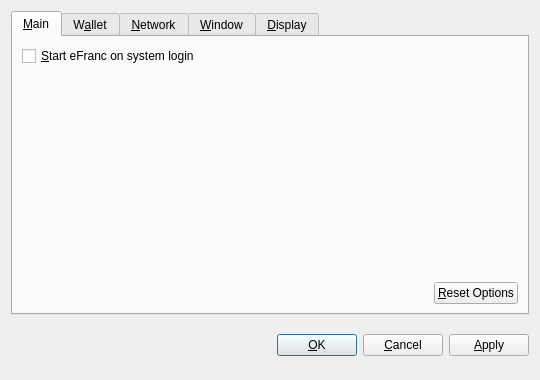
<?xml version="1.0" encoding="UTF-8"?>
<ui version="4.0">
 <class>OptionsDialog</class>
 <widget class="QDialog" name="OptionsDialog">
  <property name="geometry">
   <rect>
    <x>0</x>
    <y>0</y>
    <width>540</width>
    <height>380</height>
   </rect>
  </property>
  <property name="windowTitle">
   <string>Options</string>
  </property>
  <property name="modal">
   <bool>true</bool>
  </property>
  <layout class="QVBoxLayout" name="verticalLayout">
   <item>
    <widget class="QTabWidget" name="tabWidget">
     <property name="tabPosition">
      <enum>QTabWidget::North</enum>
     </property>
     <property name="currentIndex">
      <number>0</number>
     </property>
     <widget class="QWidget" name="tabMain">
      <attribute name="title">
       <string>&amp;Main</string>
      </attribute>
      <layout class="QVBoxLayout" name="verticalLayout_Main">
       <item>
        <widget class="QCheckBox" name="bitcoinAtStartup">
         <property name="toolTip">
          <string>Automatically start eFranc after logging in to the system.</string>
         </property>
         <property name="text">
          <string>&amp;Start eFranc on system login</string>
         </property>
        </widget>
       </item>
       <item>
        <spacer name="verticalSpacer_Main">
         <property name="orientation">
          <enum>Qt::Vertical</enum>
         </property>
         <property name="sizeHint" stdset="0">
          <size>
           <width>20</width>
           <height>40</height>
          </size>
         </property>
        </spacer>
       </item>
       <item>
        <layout class="QHBoxLayout" name="horizontalLayout_2_Main">
         <item>
          <spacer name="horizontalSpacer_2_Main">
           <property name="orientation">
            <enum>Qt::Horizontal</enum>
           </property>
           <property name="sizeHint" stdset="0">
            <size>
             <width>40</width>
             <height>20</height>
            </size>
           </property>
          </spacer>
         </item>
         <item>
          <widget class="QPushButton" name="resetButton">
           <property name="toolTip">
            <string>Reset all client options to default.</string>
           </property>
           <property name="text">
            <string>&amp;Reset Options</string>
           </property>
           <property name="autoDefault">
            <bool>false</bool>
           </property>
          </widget>
         </item>
        </layout>
       </item>
      </layout>
     </widget>
     <widget class="QWidget" name="tabWallet">
      <attribute name="title">
       <string>W&amp;allet</string>
      </attribute>
      <layout class="QVBoxLayout" name="verticalLayout_Network">
       <item>
        <widget class="QLabel" name="transactionFeeInfoLabel">
         <property name="text">
          <string>Optional transaction fee per kB that helps make sure your transactions are processed quickly. Most transactions are 1 kB.</string>
         </property>
         <property name="textFormat">
          <enum>Qt::PlainText</enum>
         </property>
         <property name="wordWrap">
          <bool>true</bool>
         </property>
        </widget>
       </item>
       <item>
        <layout class="QHBoxLayout" name="horizontalLayout_1_Main">
         <item>
          <widget class="QLabel" name="transactionFeeLabel">
           <property name="text">
            <string>Pay transaction &amp;fee</string>
           </property>
           <property name="textFormat">
            <enum>Qt::PlainText</enum>
           </property>
           <property name="buddy">
            <cstring>transactionFee</cstring>
           </property>
          </widget>
         </item>
         <item>
          <widget class="BitcoinAmountField" name="transactionFee"/>
         </item>
         <item>
          <spacer name="horizontalSpacer_1_Main">
           <property name="orientation">
            <enum>Qt::Horizontal</enum>
           </property>
           <property name="sizeHint" stdset="0">
            <size>
             <width>40</width>
             <height>20</height>
            </size>
           </property>
          </spacer>
         </item>
        </layout>
       </item>
       <item>
        <widget class="QLabel" name="label">
         <property name="text">
          <string>If you disable the spending of unconfirmed change, the change from a transaction cannot be used until that transaction has at least one confirmation. This also affects how your balance is computed.</string>
         </property>
         <property name="wordWrap">
          <bool>true</bool>
         </property>
        </widget>
       </item>
       <item>
        <widget class="QCheckBox" name="spendZeroConfChange">
         <property name="text">
          <string>Spend unconfirmed change  (experts only)</string>
         </property>
        </widget>
       </item>
       <item>
        <spacer name="verticalSpacer">
         <property name="orientation">
          <enum>Qt::Vertical</enum>
         </property>
         <property name="sizeHint" stdset="0">
          <size>
           <width>20</width>
           <height>40</height>
          </size>
         </property>
        </spacer>
       </item>
      </layout>
     </widget>
     <widget class="QWidget" name="tabNetwork">
      <attribute name="title">
       <string>&amp;Network</string>
      </attribute>
      <layout class="QVBoxLayout" name="verticalLayout_Network">
       <item>
        <widget class="QCheckBox" name="mapPortUpnp">
         <property name="toolTip">
          <string>Automatically open the eFranc client port on the router. This only works when your router supports UPnP and it is enabled.</string>
         </property>
         <property name="text">
          <string>Map port using &amp;UPnP</string>
         </property>
        </widget>
       </item>
       <item>
        <widget class="QCheckBox" name="connectSocks">
         <property name="toolTip">
          <string>Connect to the eFranc network through a SOCKS proxy (e.g. when connecting through Tor).</string>
         </property>
         <property name="text">
          <string>&amp;Connect through SOCKS proxy:</string>
         </property>
        </widget>
       </item>
       <item>
        <layout class="QHBoxLayout" name="horizontalLayout_Network">
         <item>
          <widget class="QLabel" name="proxyIpLabel">
           <property name="text">
            <string>Proxy &amp;IP:</string>
           </property>
           <property name="textFormat">
            <enum>Qt::PlainText</enum>
           </property>
           <property name="buddy">
            <cstring>proxyIp</cstring>
           </property>
          </widget>
         </item>
         <item>
          <widget class="QValidatedLineEdit" name="proxyIp">
           <property name="maximumSize">
            <size>
             <width>140</width>
             <height>16777215</height>
            </size>
           </property>
           <property name="toolTip">
            <string>IP address of the proxy (e.g. 127.0.0.1)</string>
           </property>
          </widget>
         </item>
         <item>
          <widget class="QLabel" name="proxyPortLabel">
           <property name="text">
            <string>&amp;Port:</string>
           </property>
           <property name="textFormat">
            <enum>Qt::PlainText</enum>
           </property>
           <property name="buddy">
            <cstring>proxyPort</cstring>
           </property>
          </widget>
         </item>
         <item>
          <widget class="QLineEdit" name="proxyPort">
           <property name="maximumSize">
            <size>
             <width>55</width>
             <height>16777215</height>
            </size>
           </property>
           <property name="toolTip">
            <string>Port of the proxy (e.g. 9050)</string>
           </property>
          </widget>
         </item>
         <item>
          <widget class="QLabel" name="socksVersionLabel">
           <property name="text">
            <string>SOCKS &amp;Version:</string>
           </property>
           <property name="textFormat">
            <enum>Qt::PlainText</enum>
           </property>
           <property name="buddy">
            <cstring>socksVersion</cstring>
           </property>
          </widget>
         </item>
         <item>
          <widget class="QValueComboBox" name="socksVersion">
           <property name="toolTip">
            <string>SOCKS version of the proxy (e.g. 5)</string>
           </property>
          </widget>
         </item>
         <item>
          <spacer name="horizontalSpacer_Network">
           <property name="orientation">
            <enum>Qt::Horizontal</enum>
           </property>
           <property name="sizeHint" stdset="0">
            <size>
             <width>40</width>
             <height>20</height>
            </size>
           </property>
          </spacer>
         </item>
        </layout>
       </item>
       <item>
        <spacer name="verticalSpacer_Network">
         <property name="orientation">
          <enum>Qt::Vertical</enum>
         </property>
         <property name="sizeHint" stdset="0">
          <size>
           <width>20</width>
           <height>40</height>
          </size>
         </property>
        </spacer>
       </item>
      </layout>
     </widget>
     <widget class="QWidget" name="tabWindow">
      <attribute name="title">
       <string>&amp;Window</string>
      </attribute>
      <layout class="QVBoxLayout" name="verticalLayout_Window">
       <item>
        <widget class="QCheckBox" name="minimizeToTray">
         <property name="toolTip">
          <string>Show only a tray icon after minimizing the window.</string>
         </property>
         <property name="text">
          <string>&amp;Minimize to the tray instead of the taskbar</string>
         </property>
        </widget>
       </item>
       <item>
        <widget class="QCheckBox" name="minimizeOnClose">
         <property name="toolTip">
          <string>Minimize instead of exit the application when the window is closed. When this option is enabled, the application will be closed only after selecting Quit in the menu.</string>
         </property>
         <property name="text">
          <string>M&amp;inimize on close</string>
         </property>
        </widget>
       </item>
       <item>
        <spacer name="verticalSpacer_Window">
         <property name="orientation">
          <enum>Qt::Vertical</enum>
         </property>
         <property name="sizeHint" stdset="0">
          <size>
           <width>20</width>
           <height>40</height>
          </size>
         </property>
        </spacer>
       </item>
      </layout>
     </widget>
     <widget class="QWidget" name="tabDisplay">
      <attribute name="title">
       <string>&amp;Display</string>
      </attribute>
      <layout class="QVBoxLayout" name="verticalLayout_Display">
       <item>
        <layout class="QHBoxLayout" name="horizontalLayout_1_Display">
         <item>
          <widget class="QLabel" name="langLabel">
           <property name="text">
            <string>User Interface &amp;language:</string>
           </property>
           <property name="textFormat">
            <enum>Qt::PlainText</enum>
           </property>
           <property name="buddy">
            <cstring>lang</cstring>
           </property>
          </widget>
         </item>
         <item>
          <widget class="QValueComboBox" name="lang">
           <property name="toolTip">
            <string>The user interface language can be set here. This setting will take effect after restarting eFranc.</string>
           </property>
          </widget>
         </item>
        </layout>
       </item>
       <item>
        <layout class="QHBoxLayout" name="horizontalLayout_2_Display">
         <item>
          <widget class="QLabel" name="unitLabel">
           <property name="text">
            <string>&amp;Unit to show amounts in:</string>
           </property>
           <property name="textFormat">
            <enum>Qt::PlainText</enum>
           </property>
           <property name="buddy">
            <cstring>unit</cstring>
           </property>
          </widget>
         </item>
         <item>
          <widget class="QValueComboBox" name="unit">
           <property name="toolTip">
            <string>Choose the default subdivision unit to show in the interface and when sending coins.</string>
           </property>
          </widget>
         </item>
        </layout>
       </item>
       <item>
        <widget class="QCheckBox" name="displayAddresses">
         <property name="toolTip">
          <string>Whether to show eFranc addresses in the transaction list or not.</string>
         </property>
         <property name="text">
          <string>&amp;Display addresses in transaction list</string>
         </property>
        </widget>
       </item>
       <item>
        <widget class="QCheckBox" name="coinControlFeatures">
         <property name="toolTip">
          <string>Whether to show coin control features or not.</string>
         </property>
         <property name="text">
          <string>Display coin &amp;control features (experts only!)</string>
         </property>
        </widget>
       </item>
       <item>
        <spacer name="verticalSpacer_Display">
         <property name="orientation">
          <enum>Qt::Vertical</enum>
         </property>
         <property name="sizeHint" stdset="0">
          <size>
           <width>20</width>
           <height>40</height>
          </size>
         </property>
        </spacer>
       </item>
      </layout>
     </widget>
    </widget>
   </item>
   <item>
    <layout class="QHBoxLayout" name="horizontalLayout_Buttons">
     <item>
      <spacer name="horizontalSpacer_1">
       <property name="orientation">
        <enum>Qt::Horizontal</enum>
       </property>
       <property name="sizeHint" stdset="0">
        <size>
         <width>40</width>
         <height>48</height>
        </size>
       </property>
      </spacer>
     </item>
     <item>
      <widget class="QLabel" name="statusLabel">
       <property name="font">
        <font>
         <weight>75</weight>
         <bold>true</bold>
        </font>
       </property>
       <property name="text">
        <string/>
       </property>
       <property name="textFormat">
        <enum>Qt::PlainText</enum>
       </property>
       <property name="wordWrap">
        <bool>true</bool>
       </property>
      </widget>
     </item>
     <item>
      <spacer name="horizontalSpacer_2">
       <property name="orientation">
        <enum>Qt::Horizontal</enum>
       </property>
       <property name="sizeHint" stdset="0">
        <size>
         <width>40</width>
         <height>48</height>
        </size>
       </property>
      </spacer>
     </item>
     <item>
      <widget class="QPushButton" name="okButton">
       <property name="text">
        <string>&amp;OK</string>
       </property>
      </widget>
     </item>
     <item>
      <widget class="QPushButton" name="cancelButton">
       <property name="text">
        <string>&amp;Cancel</string>
       </property>
       <property name="autoDefault">
        <bool>false</bool>
       </property>
      </widget>
     </item>
     <item>
      <widget class="QPushButton" name="applyButton">
       <property name="text">
        <string>&amp;Apply</string>
       </property>
       <property name="autoDefault">
        <bool>false</bool>
       </property>
      </widget>
     </item>
    </layout>
   </item>
  </layout>
 </widget>
 <customwidgets>
  <customwidget>
   <class>BitcoinAmountField</class>
   <extends>QSpinBox</extends>
   <header>bitcoinamountfield.h</header>
  </customwidget>
  <customwidget>
   <class>QValueComboBox</class>
   <extends>QComboBox</extends>
   <header>qvaluecombobox.h</header>
  </customwidget>
  <customwidget>
   <class>QValidatedLineEdit</class>
   <extends>QLineEdit</extends>
   <header>qvalidatedlineedit.h</header>
  </customwidget>
 </customwidgets>
 <resources/>
 <connections/>
</ui>
